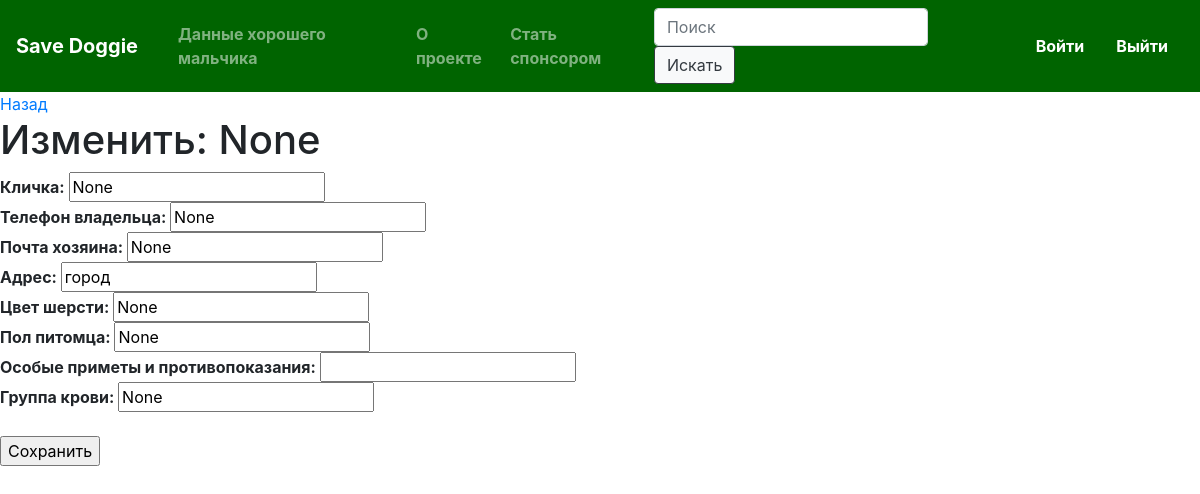
Page /edit?id=4 on the committed database.
### crm/models.py (models this page shows, shortened)
class Student(models.Model):
    sex_types = (
        ('M', 'Man'),
        ('W', 'Woman')
    )
    name = models.CharField(max_length=30, null=True)
    surname = models.CharField(max_length=30, null=True)
    dadname = models.CharField(max_length=30, null=True)
    email = models.EmailField(null=True)
    description = models.TextField(default="")
    photo = models.FilePathField(null=True)
    sex = models.CharField(max_length=1, null=True, choices=sex_types)
    weight = models.FloatField(null=True)
    phone_number = models.CharField(max_length=12, null=True)

### crm/views.py (the view, shortened to what this page needs)
# urls.py: path('edit', edit),
def edit(request):
    if request.method == 'GET':
        id = request.GET.get('id')
        student = Student.objects.get(pk=id)
        return render(request, 'edit.html', {'student': student})

### crm/templates/edit.html (shortened to what this page needs)
{% extends 'base.html' %}
{% block content %}
<a href="/student?id={{ student.id }}">Назад</a>
<h1>Изменить: {{ student.name }}</h1>
<form action="/edit?id={{ student.id }}" method="post" enctype="multipart/form-data">
    <strong>Кличка: </strong> <input type="text" name="name" value="{{ student.name }}"/><br>
    <strong>Телефон владельца: </strong> <input type="text" name="phone_number" value="{{ student.phone_number }}"/><br>
    <strong>Почта хозяина: </strong> <input type="text" name="email" value="{{ student.email }}"/><br>
    <strong>Адрес: </strong> <input type="text" name="adress" value="{{ student.surname }}"/><br>
    <strong>Цвет шерсти: </strong> <input type="text" name="color" value="{{ student.dadname }}"/><br>
    <strong>Пол питомца: </strong> <input type="text" name="sex" value="{{ student.sex }}"/><br>
    <strong>Особые приметы и противопоказания: </strong> <input type="text" name="description" value="{{ student.description }}"/><br>
    <strong>Группа крови: </strong> <input type="text" name="blood" value="{{ student.weight }}"/><br>
{% endblock %}

### rows in the picture
Student: name "None", phone_number "None", email "None", adress "город", color "None", sex "None", blood "None"
